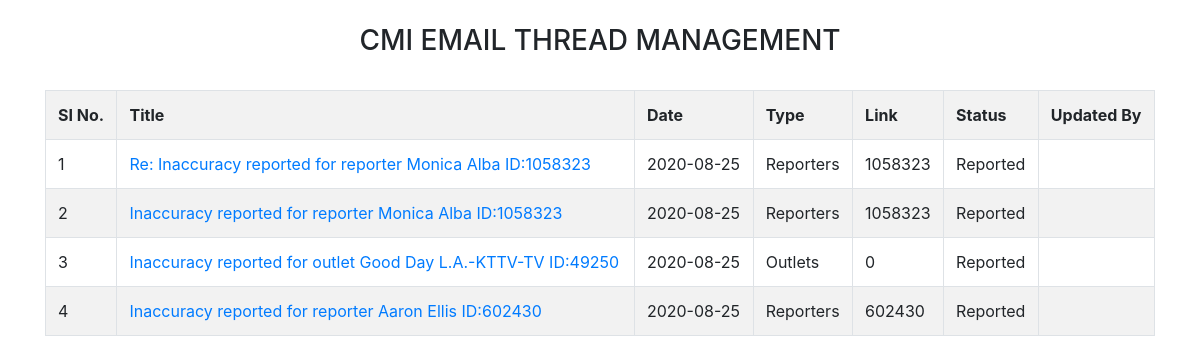
The page / on the database its author committed.
### tables this page shows
CREATE TABLE `tbl_inaccuracy` (
  `issue_id` int(11) NOT NULL,
  `issue_for` varchar(255) DEFAULT NULL,
  `reporter_id` int(11) DEFAULT NULL,
  `outlet_id` int(11) DEFAULT NULL,
  `issue_title` varchar(255) DEFAULT NULL,
  `description` text DEFAULT NULL,
  `date_created` date DEFAULT NULL,
  `date_updated` timestamp NULL DEFAULT NULL,
  `updated_by` int(11) DEFAULT NULL,
  `status` varchar(255) DEFAULT NULL,
  `reported_by` varchar(255) DEFAULT NULL,
  `reported_user_email` varchar(255) DEFAULT NULL,
  `report_to` varchar(255) DEFAULT NULL
);

### index.php (the view, shortened to what this page needs)
<?php
$connect = new PDO("mysql:host=localhost;dbname=mediadb", "root", "");
function fetch_email_track_data($connect)
{
	$query = "SELECT * FROM tbl_inaccuracy ORDER BY issue_id";
	$statement = $connect->prepare($query);
	$statement->execute();
	$result = $statement->fetchAll();
	$total_row = $statement->rowCount();
	$output = '
	<div class="table-responsive">
		<table class="table table-bordered table-striped">
			<tr>
				<th>SI No.</th>
				<th>Title</th>
                <th>Date</th>
                <th>Type</th>
                <th>Link</th>
                <th>Status</th>
                <th>Updated By</th>
			</tr>
	';
	if($total_row > 0)
	{
		foreach($result as $row)
		{
			$output .= '
                <tr>
                    <td>'.$row["issue_id"].'</td>
					<td><a href="issue.php?id=' . $row['issue_id'] . '">'.$row["issue_title"].'</td>
                    <td>'.$row["date_created"].'</td>
                    <td>'.$row["issue_for"].'</td>
                    <td>'.$row["reporter_id"].'</td>
                    <td>'.$row["status"].'</td>
                    <td>'.$row["updated_by"].'</td>
				</tr>
			';
		}
	}
	else
	{
		$output .= '
		<tr>
			<td colspan="4" align="center">No Email Send Data Found</td>
		</tr>
		';
	}
	$output .= '</table>';
	return $output;
}
?>
<!DOCTYPE html>
<html>
	<head>
        <link rel="stylesheet" href="https://stackpath.bootstrapcdn.com/bootstrap/4.5.2/css/bootstrap.min.css">
	</head>
	<body>
		<br />
		<div class="container">
			<h3 style="text-align:center">CMI EMAIL THREAD MANAGEMENT</h3>
			<br />
			<?php
			echo fetch_email_track_data($connect);
			?>
		</div>
		<br />
		<br />
	</body>
</html>

### rows shown on the page
tbl_inaccuracy: issue_id "1", issue_title "Re: Inaccuracy reported for reporter Monica Alba ID:1058323", date_created "2020-08-25", issue_for "Reporters", reporter "1058323", status "Reported"
tbl_inaccuracy: issue_id "2", issue_title "Inaccuracy reported for reporter Monica Alba ID:1058323", date_created "2020-08-25", issue_for "Reporters", reporter "1058323", status "Reported"
tbl_inaccuracy: issue_id "3", issue_title "Inaccuracy reported for outlet Good Day L.A.-KTTV-TV ID:49250", date_created "2020-08-25", issue_for "Outlets", reporter "0", status "Reported"
tbl_inaccuracy: issue_id "4", issue_title "Inaccuracy reported for reporter Aaron Ellis ID:602430", date_created "2020-08-25", issue_for "Reporters", reporter "602430", status "Reported"
